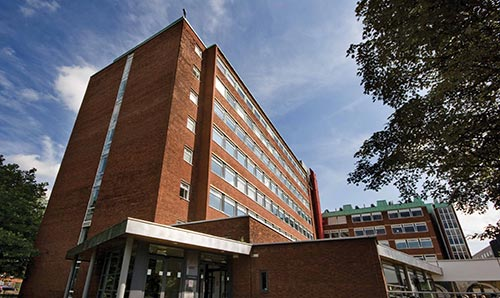
#> input picture Chemistry-building-image.jpg, 500 x 298 px
$ python imagetest.py Chemistry-building-image.jpg
#> lines starting #> are read from the running program, lines starting #| are printed output that depends on the picture
from PIL import Image
import math
import sys

#Command line argument to be the name of the image file
try:
    name = sys.argv[1]
except IndexError:
    print("No file entered")
    exit(0)
try:
    im = Image.open(name)
#> im is the input picture: PIL image 500x298 RGB; mean R, G, B 96.7, 92, 94.6
except FileNotFoundError:
    print("File does not exist.")
    exit(0)
# Obtains the name of the file without the file extension
name = name.split(".")[0]

width, height = im.size
#> width = 500; height = 298
grey_image = Image.new('L',(width,height))
#> grey_image: PIL image 500x298 L; every value is 0
edge_image = Image.new('L',(width,height))
binary_image = Image.new('1',(width,height))
threshold = 50
greyscale = []
edge = []
binary = []
gx_list = []
gy_list = []
g_complete = []

#The max value in g_complete will be 255 * sqrt(20)
g_complete_scale = 2*math.sqrt(5)

#convert image to greyscale
for y in range(height):
    for x in range(width):
        r,g,b = im.getpixel((x,y))
        value = int((r+g+b) / 3)
        greyscale.append(value)
#> after the loop, greyscale = 149000 items

grey_image.putdata(greyscale)
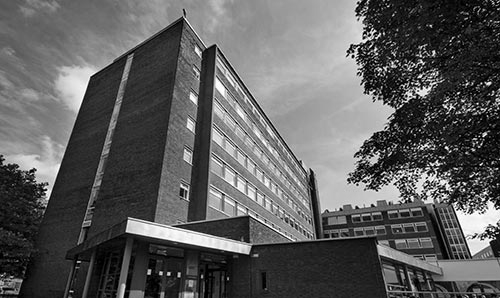
#> grey_image: PIL image 500x298 L; min 0, max 255, mean 94.1
grey_image.save(name + "-bw.jpg")

#run a sobel filter across the greyscale image.
#output edges across the horizontal into gx_list.
#output edges across the vertical into gy_list.
for y in range(height):
    for x in range(width):
        if x == 0 or x == width - 1 or y == 0 or y == height - 1:
            gx_list.append(0)
            gy_list.append(0)
            continue
        a = grey_image.getpixel((x-1,y-1))
        b = grey_image.getpixel((x+1,y-1))
        c = grey_image.getpixel((x+1,y+1))
        d = grey_image.getpixel((x-1,y+1))

        gx_list.append(a - b \
		+ 2 * grey_image.getpixel((x-1,y)) \
		- 2 * grey_image.getpixel((x+1,y)) \
		+ d - c)
        gy_list.append(a \
		+ 2 * grey_image.getpixel((x,y-1)) \
		+ b - d \
		- 2 * grey_image.getpixel((x,y+1)) \
		- c)
#> after the loop, gx_list = 149000 items; gy_list = 149000 items
x_value = 0
y_value = 0

#Combine gx_list and gy_list
for x_edge,y_edge in zip(gx_list,gy_list):
	if x_edge == 0 or y_edge == 0:
		g_complete.append(0)
		continue
	value = int(math.sqrt(x_edge*x_edge + y_edge*y_edge))
	g_complete.append(value)
#> after the loop, g_complete = 149000 items

#Scale g_complete to be in the range 0-255
for edge_full in g_complete:
	#value = (edge_full / 1020) * 255
	value = edge_full / g_complete_scale
	edge.append(value)
#> after the loop, edge = 149000 items
edge_image.putdata(edge)
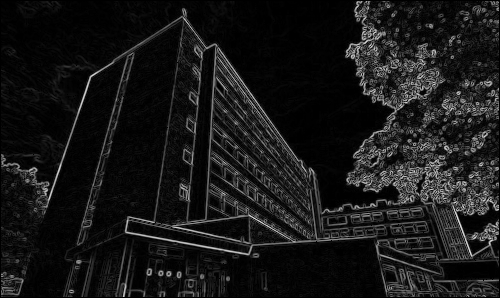
#> edge_image: PIL image 500x298 L; min 0, max 226, mean 23.6
edge_image.save(name+"-edge.jpg")

#Compute binary image
for pixel in edge:
    if pixel < threshold:
        binary.append(0)
    else:
        binary.append(1)
#> after the loop, binary = 149000 items

binary_image.putdata(binary)
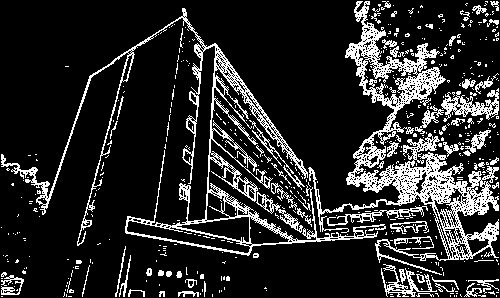
#> binary_image: PIL image 500x298 1; 16.4% white in thin lines or dots
binary_image.save(name+"-binary.jpg")
